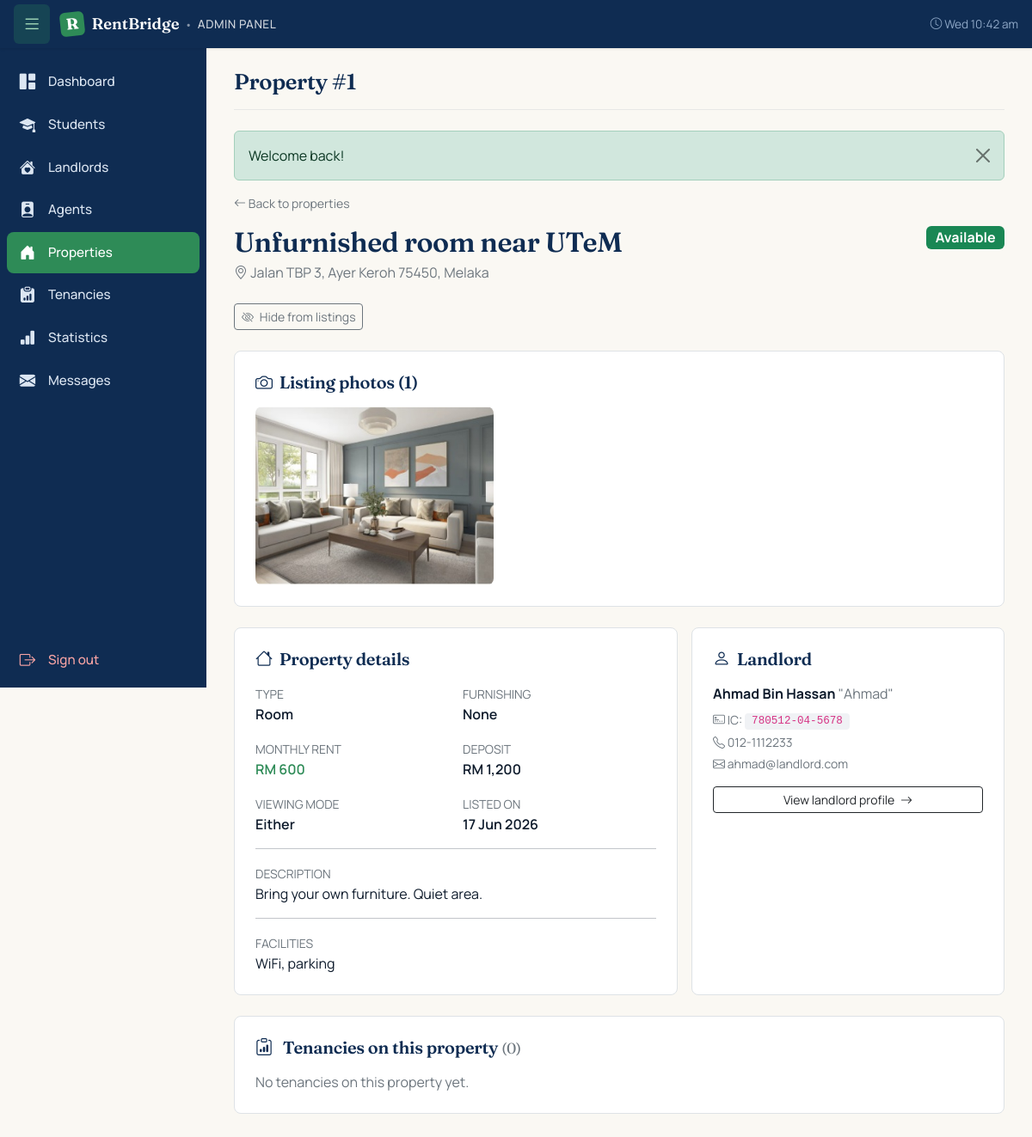
The app's page /admin/property.php?id=1 (signed in) with its own data.
### tables this page shows
CREATE TABLE `properties` (
  `id` int(11) NOT NULL,
  `landlord_id` int(11) NOT NULL,
  `title` varchar(150) NOT NULL,
  `property_type` enum('room','studio','whole_unit') NOT NULL,
  `address` text NOT NULL,
  `city` varchar(80) NOT NULL,
  `postcode` varchar(10) NOT NULL,
  `state` varchar(50) NOT NULL DEFAULT 'Melaka',
  `latitude` decimal(10,7) DEFAULT NULL,
  `longitude` decimal(10,7) DEFAULT NULL,
  `maps_url` varchar(500) DEFAULT NULL,
  `monthly_rent` decimal(8,2) NOT NULL,
  `deposit` decimal(8,2) NOT NULL DEFAULT 0.00,
  `description` text DEFAULT NULL,
  `facilities` text DEFAULT NULL,
  `furnishing` enum('none','partial','full') NOT NULL DEFAULT 'partial',
  `status` enum('pending_approval','available','booked','rented','hidden','rejected') NOT NULL DEFAULT 'pending_approval',
  `viewing_mode` enum('landlord_led','agent_led','either') NOT NULL DEFAULT 'either',
  `agent_verified_at` timestamp NULL DEFAULT NULL,
  `agent_verified_by` int(11) DEFAULT NULL,
  `created_at` timestamp NOT NULL DEFAULT current_timestamp(),
  `updated_at` timestamp NOT NULL DEFAULT current_timestamp() ON UPDATE current_timestamp()
);

CREATE TABLE `property_images` (
  `id` int(11) NOT NULL,
  `property_id` int(11) NOT NULL,
  `image_path` varchar(255) NOT NULL,
  `is_primary` tinyint(1) NOT NULL DEFAULT 0,
  `uploaded_at` timestamp NOT NULL DEFAULT current_timestamp()
);

CREATE TABLE `landlords` (
  `user_id` int(11) NOT NULL,
  `full_name` varchar(150) NOT NULL,
  `preferred_name` varchar(50) NOT NULL DEFAULT '',
  `ic_no` varchar(20) NOT NULL,
  `phone` varchar(20) NOT NULL,
  `allow_whatsapp` tinyint(1) NOT NULL DEFAULT 0,
  `address` varchar(255) DEFAULT NULL,
  `verified` tinyint(1) NOT NULL DEFAULT 0
);

CREATE TABLE `users` (
  `id` int(11) NOT NULL,
  `email` varchar(120) NOT NULL,
  `password_hash` varchar(255) NOT NULL,
  `primary_role` enum('student','landlord','agent','admin') NOT NULL,
  `status` enum('active','pending','suspended','rejected') NOT NULL DEFAULT 'active',
  `last_used_role` enum('student','landlord','agent','admin') DEFAULT NULL,
  `created_at` timestamp NOT NULL DEFAULT current_timestamp(),
  `updated_at` timestamp NOT NULL DEFAULT current_timestamp() ON UPDATE current_timestamp()
);

### includes/auth.php (called while the page is built, shortened)
<?php
function e(?string $value): string {
    return htmlspecialchars($value ?? '', ENT_QUOTES | ENT_HTML5, 'UTF-8');
}

### admin/property.php (the view, shortened to what this page needs)
<?php
require_once __DIR__ . '/../includes/auth.php';
$propertyId = (int)($_GET['id'] ?? 0);
$pdo = db();
$stmt = $pdo->prepare("
    SELECT p.*,
           l.full_name      AS landlord_name,
           l.preferred_name AS landlord_nickname,
           l.ic_no          AS landlord_ic,
           l.phone          AS landlord_phone,
           u.email          AS landlord_email,
           u.id             AS landlord_user_id,
           va.full_name     AS verifier_name
      FROM properties p
      JOIN users u    ON u.id = p.landlord_id
      JOIN landlords l ON l.user_id = p.landlord_id
      LEFT JOIN agents va ON va.user_id = p.agent_verified_by
     WHERE p.id = ?
     LIMIT 1
");
$stmt->execute([$propertyId]);
$property = $stmt->fetch();
$stmt = $pdo->prepare("
    SELECT id, image_path, is_primary
      FROM property_images
     WHERE property_id = ?
     ORDER BY is_primary DESC, id ASC
");
$stmt->execute([$propertyId]);
$images = $stmt->fetchAll();
$stmt = $pdo->prepare("
    SELECT b.id, b.status, b.start_date, b.end_date, b.created_at,
           s.full_name AS student_name,
           s.matric_no,
           a.full_name AS agent_name,
           c.id        AS contract_id,
           c.contract_code,
           c.status    AS contract_status
      FROM bookings b
      JOIN students s ON s.user_id = b.student_id
      LEFT JOIN agents a ON a.user_id = b.agent_id
      LEFT JOIN contracts c ON c.booking_id = b.id
     WHERE b.property_id = ?
     ORDER BY b.created_at DESC
");
$stmt->execute([$propertyId]);
$tenancies = $stmt->fetchAll();
function prop_status_badge(string $status): array {
    return match ($status) {
        'pending_approval' => ['Pending review', 'warning'],
        'available'        => ['Available',      'success'],
        'booked'           => ['Booked',         'info'],
        'rented'           => ['Rented',         'primary'],
        'hidden'           => ['Hidden',         'secondary'],
        'rejected'         => ['Rejected',       'danger'],
        default            => [$status,          'secondary'],
    };
}
[$statusLabel, $statusColor] = prop_status_badge($property['status']);
?>
<p class="small mb-3">
    <a href="/rentbridge/admin/properties.php" class="text-secondary text-decoration-none">
        <i class="bi bi-arrow-left"></i> Back to properties
    </a>
</p>
<div class="d-flex justify-content-between align-items-start mb-4 flex-wrap gap-2">
    <div>
        <h2 class="mb-1"><?= e($property['title']) ?></h2>
        <p class="text-secondary mb-0">
            <i class="bi bi-geo-alt"></i> <?= e($property['address']) ?>,
            <?= e($property['city']) ?> <?= e($property['postcode']) ?>,
            <?= e($property['state']) ?>
        </p>
    </div>
    <span class="badge bg-<?= $statusColor ?> fs-6"><?= e($statusLabel) ?></span>
</div>
<?php if ($property['status'] === 'pending_approval'): ?>
    <div class="bg-white border rounded-3 p-4 mb-4" style="border-left: 4px solid #D4A017 !important;">
        <h5 class="mb-3">Review this listing</h5>
        <p class="text-secondary small mb-3">
            Verify the listing photos, address, and landlord details look legitimate before approving.
            The agent's physical inspection will happen later at booking time.
        </p>
        <div class="d-flex gap-2 flex-wrap">
            <form method="POST" class="d-inline">
                <?= csrf_field() ?>
                <input type="hidden" name="action" value="approve">
                <button type="submit" class="btn btn-success"
                        onclick="return confirm('Approve this listing? It will be visible to students.');">
                    <i class="bi bi-check2-circle me-1"></i> Approve listing
                </button>
            </form>
            <button type="button" class="btn btn-outline-danger" data-bs-toggle="collapse" data-bs-target="#rejectForm">
                <i class="bi bi-x-circle me-1"></i> Reject…
            </button>
        </div>
        <div class="collapse mt-3" id="rejectForm">
            <form method="POST">
                <?= csrf_field() ?>
                <input type="hidden" name="action" value="reject">
                <label class="form-label small fw-semibold">Reason for rejection</label>
                <textarea name="reject_reason" rows="3" class="form-control mb-2" required
                          placeholder="e.g. Photos look fake, address doesn't exist, IC mismatch"></textarea>
                <button type="submit" class="btn btn-danger btn-sm">
                    Confirm rejection
                </button>
            </form>
        </div>
    </div>
<?php elseif (in_array($property['status'], ['available','booked','rented'], true)): ?>
    <div class="d-flex gap-2 mb-4 flex-wrap">
        <form method="POST" class="d-inline">
            <button type="submit" class="btn btn-outline-secondary btn-sm"
                    onclick="return confirm('Hide this property from listings? It can be unhidden later.');">
                <i class="bi bi-eye-slash me-1"></i> Hide from listings
            </button>
        </form>
    </div>
<?php endif; ?>
<?php if (!empty($images)): ?>
<div class="bg-white border rounded-3 p-4 mb-4">
    <h5 class="mb-3"><i class="bi bi-camera me-2"></i>Listing photos (<?= count($images) ?>)</h5>
    <div class="row g-2">
        <?php foreach ($images as $i => $img): ?>
            <div class="col-md-4 col-6">
                <img src="/rentbridge/<?= e($img['image_path']) ?>"
                     class="w-100 rounded-3"
                     style="aspect-ratio: 4/3; object-fit: cover; cursor:pointer;"
                     data-bs-toggle="modal" data-bs-target="#img<?= (int)$img['id'] ?>"
                     alt="">
            </div>
        <?php endforeach; ?>
    </div>
</div>
<?php endif; ?>
<div class="row g-3 mb-4">
    <div class="col-md-7">
        <div class="bg-white border rounded-3 p-4 h-100">
            <h5 class="mb-3"><i class="bi bi-house me-2"></i>Property details</h5>
            <div class="row g-3">
                <div class="col-6">
                    <small class="text-secondary text-uppercase">Type</small>
                    <div class="fw-semibold"><?= e(ucfirst(str_replace('_',' ', $property['property_type']))) ?></div>
                </div>
                <div class="col-6">
                    <small class="text-secondary text-uppercase">Furnishing</small>
                    <div class="fw-semibold"><?= e(ucfirst($property['furnishing'])) ?></div>
                </div>
                <div class="col-6">
                    <small class="text-secondary text-uppercase">Monthly rent</small>
                    <div class="fw-semibold text-emerald">
                        RM <?= number_format((float)$property['monthly_rent']) ?>
                    </div>
                </div>
                <div class="col-6">
                    <small class="text-secondary text-uppercase">Deposit</small>
                    <div class="fw-semibold">
                        RM <?= number_format((float)$property['deposit']) ?>
                    </div>
                </div>
                <div class="col-6">
                    <small class="text-secondary text-uppercase">Viewing mode</small>
                    <div class="fw-semibold">
                        <?= e(ucfirst(str_replace('_',' ', $property['viewing_mode']))) ?>
                    </div>
                </div>
                <div class="col-6">
                    <small class="text-secondary text-uppercase">Listed on</small>
                    <div class="fw-semibold"><?= e(date('d M Y', strtotime($property['created_at']))) ?></div>
                </div>
            </div>
            <?php if (!empty($property['description'])): ?>
                <hr>
                <small class="text-secondary text-uppercase">Description</small>
                <p style="white-space:pre-line;" class="mb-0"><?= e($property['description']) ?></p>
            <?php endif; ?>
            <?php if (!empty($property['facilities'])): ?>
                <hr>
                <small class="text-secondary text-uppercase">Facilities</small>
                <p style="white-space:pre-line;" class="mb-0"><?= e($property['facilities']) ?></p>
            <?php endif; ?>
        </div>
    </div>
    <div class="col-md-5">
        <div class="bg-white border rounded-3 p-4 h-100">
            <h5 class="mb-3"><i class="bi bi-person me-2"></i>Landlord</h5>
            <div class="mb-2">
                <strong><?= e($property['landlord_name']) ?></strong>
                <?php if (!empty($property['landlord_nickname'])): ?>
                    <span class="text-secondary">"<?= e($property['landlord_nickname']) ?>"</span>
                <?php endif; ?>
            </div>
            <div class="small text-secondary mb-1">
                <i class="bi bi-credit-card-2-front"></i> IC: <code><?= e($property['landlord_ic']) ?></code>
            </div>
            <div class="small text-secondary mb-1">
                <i class="bi bi-telephone"></i> <?= e($property['landlord_phone']) ?>
            </div>
            <div class="small text-secondary mb-3">
                <i class="bi bi-envelope"></i> <?= e($property['landlord_email']) ?>
            </div>
            <a href="/rentbridge/admin/user.php?id=<?= (int)$property['landlord_user_id'] ?>"
               class="btn btn-sm btn-outline-dark w-100">
                View landlord profile <i class="bi bi-arrow-right ms-1"></i>
            </a>
        </div>
    </div>
</div>
<div class="bg-white border rounded-3 p-4 mb-4">
    <h5 class="mb-3">
        <i class="bi bi-clipboard-data me-2"></i>
        Tenancies on this property <small class="text-secondary fw-normal">(<?= count($tenancies) ?>)</small>
    </h5>
    <?php if (empty($tenancies)): ?>
        <p class="text-secondary mb-0">No tenancies on this property yet.</p>
    <?php endif; ?>
</div>
<?php
require __DIR__ . '/../includes/admin_layout.php';

### assets/css/style.css (style rules this page uses)
:root { --rb-navy: #0F2C52; --rb-navy-dark: #0A2240; --rb-emerald: #2E8B57; --rb-emerald-dark:#1F6D45; --rb-cream: #FAF8F3; --rb-text: #0E1B2C; --rb-text-soft: #4B5A6E; --rb-line: #E5E7EB; }
body { font-family: 'Manrope', system-ui, sans-serif; color: var(--rb-text); background: #fff; }
h1, h2, h3, h4, h5 { font-family: 'Fraunces', Georgia, serif; color: var(--rb-navy); font-weight: 600; letter-spacing: -0.015em; }
.text-emerald { color: var(--rb-emerald) !important; }
code { background: rgba(15,44,82,.06); padding: 0.15rem 0.5rem; border-radius: 4px; font-family: 'Menlo', monospace; font-size: 0.9em; }

### assets/css/admin.css (style rules this page uses)
:root { --admin-sidebar-w: 240px; --admin-sidebar-w-collapsed: 64px; --admin-topbar-h: 56px; --admin-tabbar-h: 56px; --admin-sidebar-bg: #0F2C52; --admin-sidebar-bg-hover: #1A3D6B; --admin-sidebar-bg-active: #2E8B57; --admin-sidebar-text: #DCE6F2; --admin-sidebar-text-muted: #8FA8C7; --admin-content-bg: #FAF8F3; }
.admin-body { background: var(--admin-content-bg); min-height: 100vh; margin: 0; }

### records on screen
properties: title "Unfurnished room near UTeM", address "Jalan TBP 3", city "Ayer Keroh", postcode "75450", state "Melaka", property_type "Room", furnishing "None", monthly_rent "600", deposit "1,200", viewing_mode "Either", created_at "17 Jun 2026", description "Bring your own furniture. Quiet area.", facilities "WiFi, parking", landlords.full_name "Ahmad Bin Hassan", landlords.preferred_name "Ahmad", landlords.ic_no "780512-04-5678", landlords.phone "012-1112233", landlord.email "ahmad@landlord.com"
property_images: image_path (placeholder picture)

### other values on screen
$pageTitle "Property #1"
$flash['message'] "Welcome back!"
$statusLabel "Available"
count($images) "1"
count($tenancies) "0"
